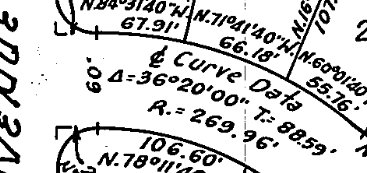
#> input picture Plat/centerline-curve-data.png, 367 x 173 px
$ python -i preprocess.py   (imports and definitions only)
#> lines starting #> are read from the running program, lines starting #| are printed output that depends on the picture; after the words box and inside, x2 and y2 are one past the last pixel; in counts of white or black regions, pixels touching at a corner belong together
#> in prepare, color is the input picture: shape (173, 367, 3); min 0, max 255, mean 205.5
"""Polarity- and illumination-independent ink extraction.

Works for both black-ink-on-paper scans and our own dark-background,
colored-stroke mapcheck renders: ink is anything that differs strongly
from its *local* background (a median filter a few stroke-widths wide),
so large flat fills (lot shading, paper tone, tape stains) are not ink but
thin strokes and glyphs are.
"""
from __future__ import annotations

from dataclasses import dataclass

import os

import cv2
import numpy as np


RENDER_INK_THRESHOLD = 35.0
RENDER_TEXT_THRESHOLD = 80.0


@dataclass
class Prepared:
    color: np.ndarray        # BGR, original
    gray: np.ndarray         # uint8, "ink dark" normalized (ink ~0, paper ~255)
    ink: np.ndarray          # uint8 {0,255} ink mask (linework)
    text_ink: np.ndarray     # uint8 {0,255} ink used for the text mask (stricter on renders)
    stroke_w: float          # median stroke width in px
    dark_bg: bool            # True for rendered dark-theme drawings
    kind: str                # "scan" | "render" | "screenshot"
    name: str = ""           # image file name (for ground-truth lookup)


def _local_diff(img: np.ndarray, k: int) -> np.ndarray:
    """max over channels of |img - medianBlur(img, k)|, computed at reduced
    resolution for large kernels (median of a downscaled image is a close
    and much faster approximation)."""
    h, w = img.shape[:2]
    scale = 1
    while k // scale > 31:
        scale *= 2
    if scale > 1:
        small = cv2.resize(img, (max(1, w // scale), max(1, h // scale)),
                           interpolation=cv2.INTER_AREA)
        kk = max(3, (k // scale) | 1)
        bg = cv2.resize(cv2.medianBlur(small, kk), (w, h),
                        interpolation=cv2.INTER_LINEAR)
    else:
        bg = cv2.medianBlur(img, max(3, k | 1))
    d = cv2.absdiff(img, bg)
    if d.ndim == 3:
        d = d.max(axis=2)
    return d


def _stroke_width(mask: np.ndarray) -> float:
    """2 x median distance-transform value on the skeleton ~= stroke width."""
    from skimage.morphology import skeletonize
    if mask.sum() == 0:
        return 2.0
    dt = cv2.distanceTransform((mask > 0).astype(np.uint8), cv2.DIST_L2, 3)
    sk = skeletonize(mask > 0)
    vals = dt[sk]
    if vals.size == 0:
        return 2.0
    return float(max(1.0, 2.0 * np.median(vals)))


def classify(color: np.ndarray) -> tuple[str, bool]:
    gray = cv2.cvtColor(color, cv2.COLOR_BGR2GRAY)
    dark_bg = float(np.median(gray)) < 110
#> dark_bg = False
    hsv = cv2.cvtColor(color, cv2.COLOR_BGR2HSV)
#> hsv: shape (173, 367, 3); mean H, S, V 0, 0, 205.5
    colorful = float(np.mean(hsv[..., 1] > 80))
#> colorful = 0
    if dark_bg:
        return "render", True
    if colorful > 0.02:
        return "screenshot", False
    return "scan", False


def prepare(path: str) -> Prepared:
    color = cv2.imread(path, cv2.IMREAD_COLOR)
    if color is None:
        raise FileNotFoundError(path)
    kind, dark_bg = classify(color)
#> kind = 'scan'; dark_bg = False
    # pass 1: generous kernel to estimate stroke width
    d = _local_diff(color, 31)
#> in _local_diff, `bg = cv2.medianBlur(img, max(3, k | 1))`:
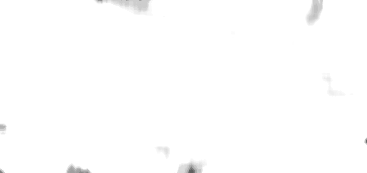
#> bg: shape (173, 367, 3); min 95, max 255, mean 254
#> in _local_diff, `d = cv2.absdiff(img, bg)`:
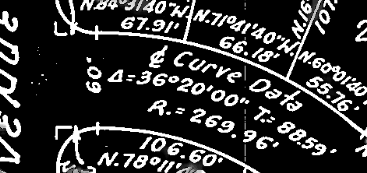
#> d: shape (173, 367, 3); min 0, max 255, mean 49.5
    t = max(30.0, cv2.threshold(d, 0, 255, cv2.THRESH_BINARY | cv2.THRESH_OTSU)[0])
#> t = 118
    ink0 = ((d > t) * 255).astype(np.uint8)
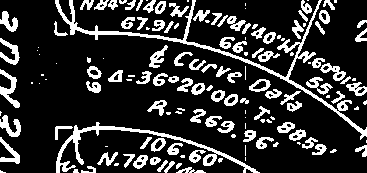
#> ink0: shape (173, 367); 19.7% white; 151 white regions (56 under 20 px), largest, box (x1, y1, x2, y2) and area: (55, 0, 367, 140) 2077, (56, 122, 260, 173) 1205, (0, 69, 20, 108) 289
    sw = _stroke_width(ink0)
#> in _stroke_width, `sk = skeletonize(mask > 0)`:
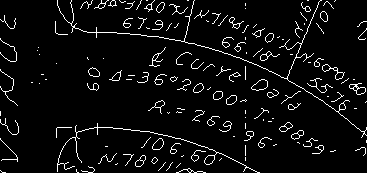
#> sk: shape (173, 367) bool; 5.4% white in thin lines or dots
#> in _stroke_width, `vals = dt[sk]`: vals = 3406 values, max 4.11 at index 1955, min 0.955 at index 5, mean 1.68
#> sw = 3.82
    # pass 2: kernel ~ 7 stroke widths, big enough that a stroke is minority
    k = int(max(15, min(101, 7 * sw))) | 1
#> k = 27
    d = _local_diff(color, k)
    t_otsu = max(30.0, cv2.threshold(d, 0, 255, cv2.THRESH_BINARY | cv2.THRESH_OTSU)[0] * 0.8)
#> t_otsu = 94.4
    if kind == "scan":
        t = t_otsu
#> t = 94.4
    else:
        # digital renders are noise-free (flat fills differ by exactly 0), so
        # Otsu -- dominated by bright text -- is far too high and drops
        # low-contrast strokes (blue lot lines on navy fill: diff ~66 vs t=79).
        # 35 keeps those and still rejects faint chart gridlines (~27).
        t = RENDER_INK_THRESHOLD
    def _mask(th):
#> called with th = 94.4
        m = ((d > th) * 255).astype(np.uint8)
#> m: shape (173, 367); 20.6% white; 150 white regions (52 under 20 px), largest, box (x1, y1, x2, y2) and area: (55, 0, 367, 140) 2165, (56, 122, 260, 173) 1260, (0, 69, 20, 108) 302
        # remove single-pixel speckle (scan noise) without eroding thin strokes
        n, lab, stats, _ = cv2.connectedComponentsWithStats(m, connectivity=8)
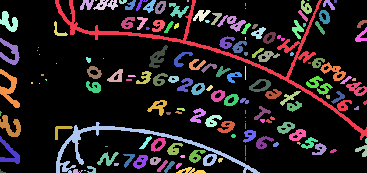
#> lab: shape (173, 367) int32; 151 distinct labels, from 0 to 150; one colour per label, 0 black
#> n = 151; stats = 151 rows, first 6: [0, 0, 367, 173, 50396], [55, 0, 312, 140, 2165], [80, 0, 14, 10, 87], [95, 0, 2, 1, 2], [93, 0, 25, 10, 146], [119, 0, 8, 4, 24]
        small = stats[:, cv2.CC_STAT_AREA] < max(3, int(0.6 * sw * sw))
        small[0] = False
        m[small[lab]] = 0
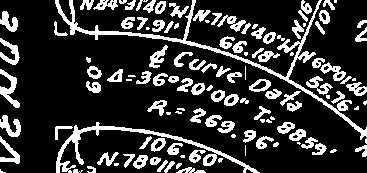
#> m: shape (173, 367); 20.5% white; 126 white regions (28 under 20 px), largest, box (x1, y1, x2, y2) and area: (55, 0, 367, 140) 2165, (56, 122, 260, 173) 1260, (0, 69, 20, 108) 302
        return m

    ink = _mask(t)
    # renders: low threshold finds faint linework, but for *text* it turns
    # anti-alias fringes into hundreds of junk clusters -- use Otsu there
    # (floor 80: rendered text differs by 150-220, lot lines by ~66, and Otsu
    # can land right on a faint stroke's level when text is sparse)
    text_ink = ink if kind == "scan" else _mask(max(t_otsu, RENDER_TEXT_THRESHOLD))
    sw = _stroke_width(ink)
#> in _stroke_width (call 2), `sk = skeletonize(mask > 0)`:
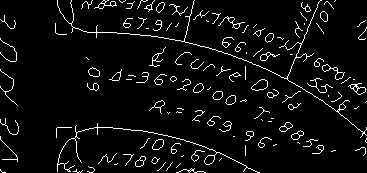
#> sk: shape (173, 367) bool; 5.3% white in thin lines or dots
#> in _stroke_width (call 2), `vals = dt[sk]`: vals = 3372 values, max 4.11 at index 1933, min 0.955 at index 3, mean 1.76
    gray = cv2.cvtColor(color, cv2.COLOR_BGR2GRAY)
    norm = 255 - np.clip(d.astype(np.int32) * 255 // max(1, int(d.max())), 0, 255).astype(np.uint8)
    return Prepared(name=os.path.basename(path), color=color, gray=norm if dark_bg else gray, ink=ink, text_ink=text_ink,
                    stroke_w=sw, dark_bg=dark_bg, kind=kind)

>>> result = prepare('../Plat/centerline-curve-data.png')

$ run again, on Plat/block-9-training.png
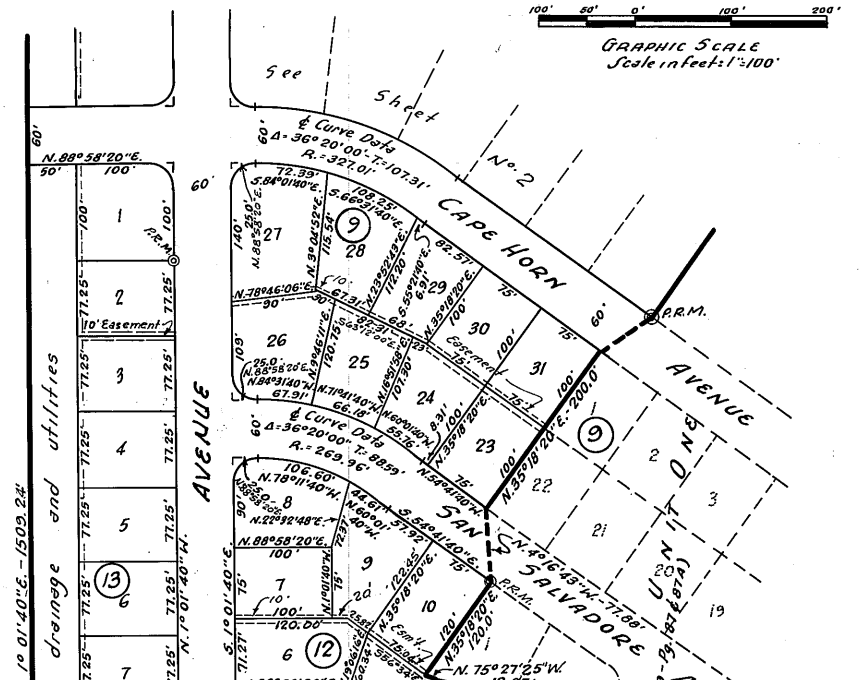
#> input picture Plat/block-9-training.png, 865 x 680 px
#> in prepare, color is the input picture: shape (680, 865, 3); min 0, max 255, mean 229.3
#> in classify, `dark_bg = float(np.median(gray)) < 110`: dark_bg = False
#> hsv: shape (680, 865, 3); mean H, S, V 0, 0, 229.3
#> colorful = 0
#> in prepare, `kind, dark_bg = classify(color)`: kind = 'scan'; dark_bg = False
#> in prepare, `t = max(30.0, cv2.threshold(d, 0, 255, cv2.THRESH_BINARY | cv2.THRESH_..`: t = 109
#> ink0: shape (680, 865); 10.6% white in thin lines or dots
#> sk: shape (680, 865) bool; 4% white in thin lines or dots
#> sw = 1.91
#> k = 15
#> t_otsu = 82.4
#> in _mask, `n, lab, stats, _ = cv2.connectedComponentsWithStats(m, connectivity=8)`:
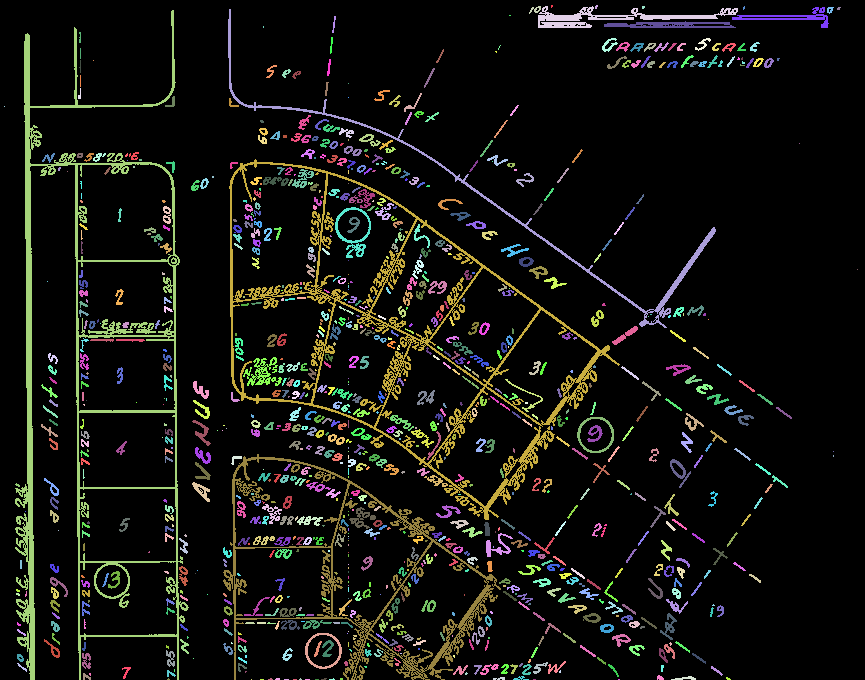
#> lab: shape (680, 865) int32; 1010 distinct labels, from 0 to 1009; one colour per label, 0 black
#> n = 1010; stats = 1010 rows, first 6: [0, 0, 865, 680, 521209], [551, 5, 2, 3, 5], [595, 5, 3, 4, 9], [529, 6, 12, 8, 43], [538, 6, 200, 22, 1344], [642, 6, 3, 3, 8]
#> sk: shape (680, 865) bool; 4.5% white in thin lines or dots
#> in prepare, `norm = 255 - np.clip(d.astype(np.int32) * 255 // max(1, int(d.max())),..`:
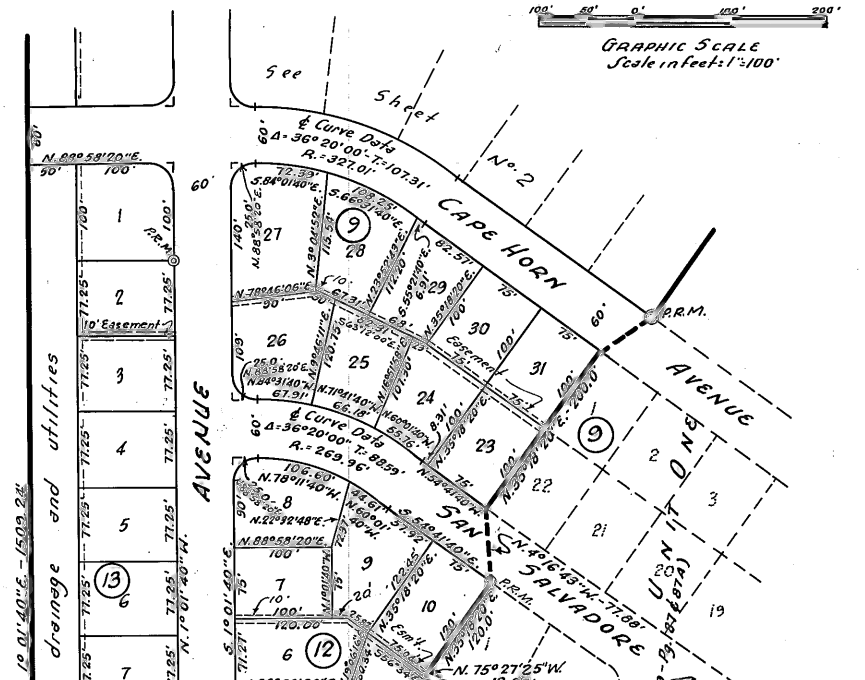
#> norm: shape (680, 865); min 0, max 255, mean 230.5
